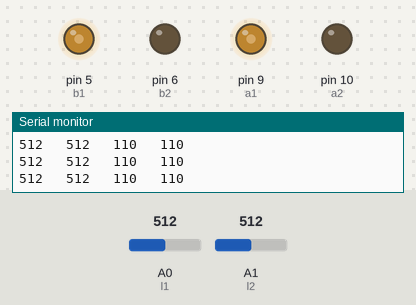
A sketch run on a simulated Arduino Uno, built with avr-gcc and run on an emulated ATmega328P. On the bench: output pins drawn as LEDs (lit = HIGH), the last lines printed to the serial monitor. Inputs (shaded band) come from the test bench; at power-on: A0 (l1) = 512, A1 (l2) = 512.

Above: at 1.2 s.
1.3 s: A0 (l1) set to 485
At 2.7 s:
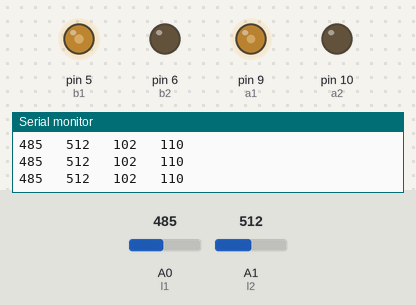
4.3 s: A0 (l1) set to 464
At 4.6 s:
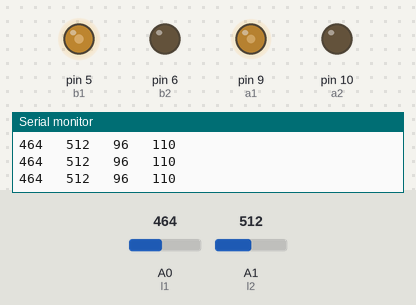
5.8 s: A1 (l2) set to 716
At 6.1 s:
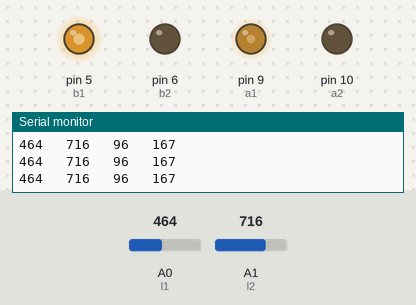
7.3 s: A1 (l2) set to 983
At 8.0 s:
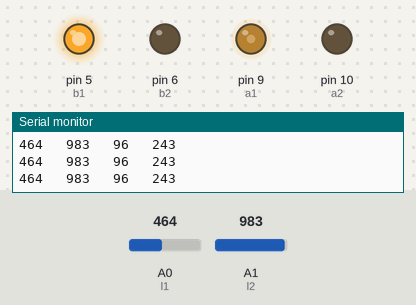
8.8 s: A1 (l2) set to 1017
At 9.5 s:
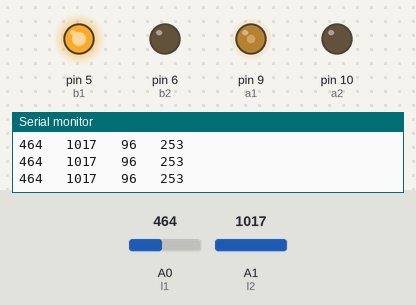
10.3 s: A0 (l1) set to 716
At 11.3 s:
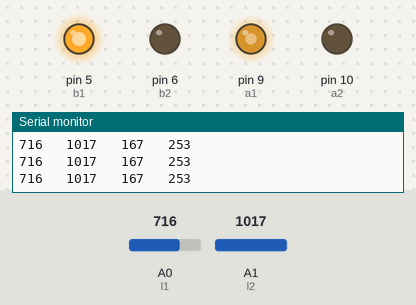
Timing chart, 0 to 12.8 s (numbered marks = the images above; inputs shaded):
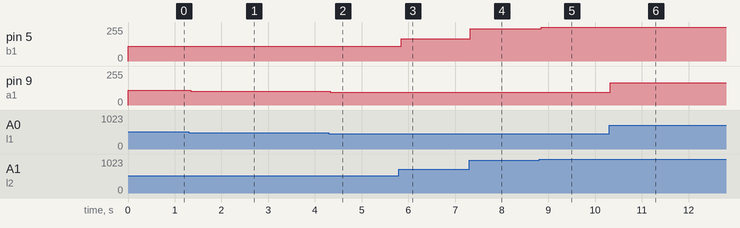

The sketch:

task4-1.ino
```cpp
#define a1 9
#define a2 10

#define b1 5
#define b2 6

#define l1 A0
#define l2 A1

int l1Val = 0;
int l2Val = 0;

int M1 = 0;
int M2 = 0;

void setup() {
		Serial.begin(9600);
		pinMode(a1, OUTPUT);
		pinMode(a2, OUTPUT);
		pinMode(b1, OUTPUT);
		pinMode(b2, OUTPUT);
		digitalWrite(a1, LOW);
		digitalWrite(b1, LOW);
}


void loop() {
	l1Val = analogRead(l1);
	l2Val = analogRead(l2);


	M1 = map(l1Val, 300, 1023, 50, 255);
	M2 = map(l2Val, 300, 1023, 50, 255);
	Serial.print(l1Val);
  Serial.print("   ");
  Serial.print(l2Val);
  Serial.print("   ");
  Serial.print(M1);
  Serial.print("   ");
  Serial.println(M2);
	analogWrite(a1, M1);
	analogWrite(b1, M2);


}
```

Measured:
- after the input at 1.3 s, pin 9 (a1): 110/255 → 102/255 at once
- after the input at 4.3 s, pin 9 (a1): 102/255 → 96/255 at once
- after the input at 5.8 s, pin 5 (b1): 110/255 → 167/255 at once
- after the input at 7.3 s, pin 5 (b1): 167/255 → 243/255 at once
- after the input at 8.8 s, pin 5 (b1): 243/255 → 253/255 at once
- after the input at 10.3 s, pin 9 (a1): 96/255 → 167/255 at once
